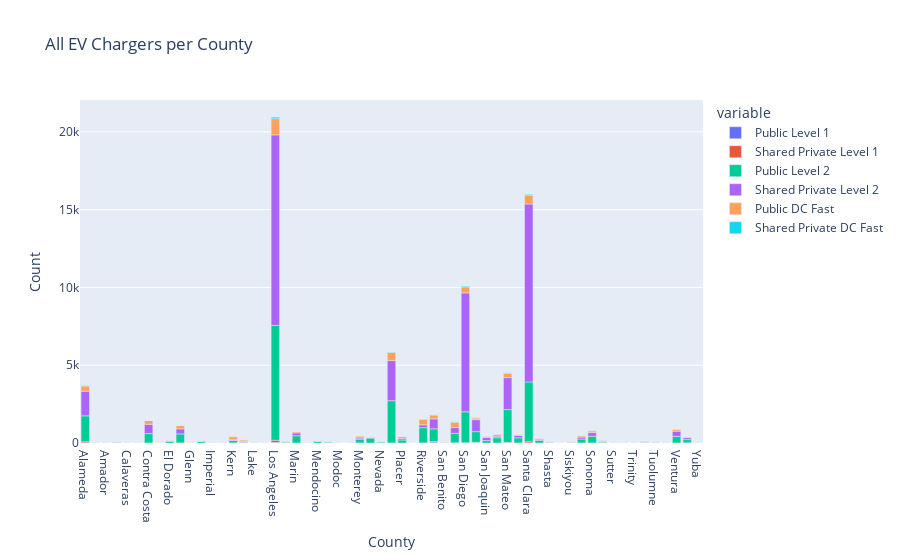

Notebook code cell kept with this figure:
### Code cell
px.bar(ev_df, x="County",y=["value"], color="variable", 
       labels={'_value': 'Count'}, title='All EV Chargers per County')

### Figure 1 — Plotly figure (JSON) as saved in the notebook; plotly's stock layout.template omitted (floating-point values rounded to 4 significant figures)
{"data": [{"alignmentgroup": "True", "hovertemplate": "variable=Public Level 1<br>County=%{x}<br>Count=%{y}<extra></extra>", "legendgroup": "Public Level 1", "marker": {"color": "#636efa", "pattern": {"shape": ""}}, "name": "Public Level 1", "offsetgroup": "Public Level 1", "orientation": "v", "showlegend": true, "textposition": "auto", "type": "bar", "x": ["Alameda", "Alpine", "Amador", "Butte", "Calaveras", "Colusa", "Contra Costa", "Del Norte", "El Dorado", "Fresno", "Glenn", "Humboldt", "Imperial", "Inyo", "Kern", "Kings", "Lake", "Lassen", "Los Angeles", "Madera", "Marin", "Mariposa", "Mendocino", "Merced", "Modoc", "Mono", "Monterey", "Napa", "Nevada", "Orange", "Placer", "Plumas", "Riverside", "Sacramento", "San Benito", "San Bernardino", "San Diego", "San Francisco", "San Joaquin", "San Luis Obispo", "San Mateo", "Santa Barbara", "Santa Clara", "Santa Cruz", "Shasta", "Sierra", "Siskiyou", "Solano", "Sonoma", "Stanislaus", "Sutter", "Tehama", "Trinity", "Tulare", "Tuolumne", "Unknown", "Ventura", "Yolo", "Yuba"], "xaxis": "x", "y": [6, 0, 0, 6, 0, 0, 3, 0, 1, 8, 0, 0, 0, 0, 4, 0, 0, 0, 31, 0, 1, 0, 0, 10, 0, 0, 4, 0, 0, 4, 0, 0, 3, 69, 0, 3, 2, 36, 0, 0, 2, 4, 3, 1, 0, 0, 0, 5, 4, 1, 0, 0, 0, 0, 0, 0, 5, 12, 0], "yaxis": "y"}, {"alignmentgroup": "True", "hovertemplate": "variable=Shared Private Level 1<br>County=%{x}<br>Count=%{y}<extra></extra>", "legendgroup": "Shared Private Level 1", "marker": {"color": "#EF553B", "pattern": {"shape": ""}}, "name": "Shared Private Level 1", "offsetgroup": "Shared Private Level 1", "orientation": "v", "showlegend": true, "textposition": "auto", "type": "bar", "x": ["Alameda", "Alpine", "Amador", "Butte", "Calaveras", "Colusa", "Contra Costa", "Del Norte", "El Dorado", "Fresno", "Glenn", "Humboldt", "Imperial", "Inyo", "Kern", "Kings", "Lake", "Lassen", "Los Angeles", "Madera", "Marin", "Mariposa", "Mendocino", "Merced", "Modoc", "Mono", "Monterey", "Napa", "Nevada", "Orange", "Placer", "Plumas", "Riverside", "Sacramento", "San Benito", "San Bernardino", "San Diego", "San Francisco", "San Joaquin", "San Luis Obispo", "San Mateo", "Santa Barbara", "Santa Clara", "Santa Cruz", "Shasta", "Sierra", "Siskiyou", "Solano", "Sonoma", "Stanislaus", "Sutter", "Tehama", "Trinity", "Tulare", "Tuolumne", "Unknown", "Ventura", "Yolo", "Yuba"], "xaxis": "x", "y": [70, 0, 0, 0, 2, 0, 2, 0, 0, 1, 0, 0, 0, 0, 1, 0, 0, 1, 147, 1, 0, 0, 0, 2, 0, 0, 0, 0, 1, 0, 1, 0, 1, 18, 0, 11, 17, 6, 0, 1, 36, 2, 75, 0, 0, 0, 1, 0, 0, 1, 0, 0, 0, 3, 0, 0, 0, 0, 0], "yaxis": "y"}, {"alignmentgroup": "True", "hovertemplate": "variable=Public Level 2<br>County=%{x}<br>Count=%{y}<extra></extra>", "legendgroup": "Public Level 2", "marker": {"color": "#00cc96", "pattern": {"shape": ""}}, "name": "Public Level 2", "offsetgroup": "Public Level 2", "orientation": "v", "showlegend": true, "textposition": "auto", "type": "bar", "x": ["Alameda", "Alpine", "Amador", "Butte", "Calaveras", "Colusa", "Contra Costa", "Del Norte", "El Dorado", "Fresno", "Glenn", "Humboldt", "Imperial", "Inyo", "Kern", "Kings", "Lake", "Lassen", "Los Angeles", "Madera", "Marin", "Mariposa", "Mendocino", "Merced", "Modoc", "Mono", "Monterey", "Napa", "Nevada", "Orange", "Placer", "Plumas", "Riverside", "Sacramento", "San Benito", "San Bernardino", "San Diego", "San Francisco", "San Joaquin", "San Luis Obispo", "San Mateo", "Santa Barbara", "Santa Clara", "Santa Cruz", "Shasta", "Sierra", "Siskiyou", "Solano", "Sonoma", "Stanislaus", "Sutter", "Tehama", "Trinity", "Tulare", "Tuolumne", "Unknown", "Ventura", "Yolo", "Yuba"], "xaxis": "x", "y": [1671, 14, 25, 41, 7, 18, 600, 12, 124, 574, 4, 116, 8, 6, 155, 43, 14, 4, 7380, 53, 463, 14, 112, 51, 4, 20, 242, 316, 65, 2714, 196, 7, 981, 825, 12, 604, 1984, 688, 158, 338, 2112, 328, 3849, 166, 38, 1, 24, 250, 434, 57, 5, 11, 4, 42, 34, 0, 423, 205, 25], "yaxis": "y"}, {"alignmentgroup": "True", "hovertemplate": "variable=Shared Private Level 2<br>County=%{x}<br>Count=%{y}<extra></extra>", "legendgroup": "Shared Private Level 2", "marker": {"color": "#ab63fa", "pattern": {"shape": ""}}, "name": "Shared Private Level 2", "offsetgroup": "Shared Private Level 2", "orientation": "v", "showlegend": true, "textposition": "auto", "type": "bar", "x": ["Alameda", "Alpine", "Amador", "Butte", "Calaveras", "Colusa", "Contra Costa", "Del Norte", "El Dorado", "Fresno", "Glenn", "Humboldt", "Imperial", "Inyo", "Kern", "Kings", "Lake", "Lassen", "Los Angeles", "Madera", "Marin", "Mariposa", "Mendocino", "Merced", "Modoc", "Mono", "Monterey", "Napa", "Nevada", "Orange", "Placer", "Plumas", "Riverside", "Sacramento", "San Benito", "San Bernardino", "San Diego", "San Francisco", "San Joaquin", "San Luis Obispo", "San Mateo", "Santa Barbara", "Santa Clara", "Santa Cruz", "Shasta", "Sierra", "Siskiyou", "Solano", "Sonoma", "Stanislaus", "Sutter", "Tehama", "Trinity", "Tulare", "Tuolumne", "Unknown", "Ventura", "Yolo", "Yuba"], "xaxis": "x", "y": [1583, 0, 6, 23, 0, 2, 599, 0, 5, 329, 0, 12, 11, 6, 53, 60, 0, 0, 12252, 17, 187, 0, 11, 21, 0, 0, 78, 33, 5, 2581, 106, 0, 186, 639, 10, 373, 7649, 772, 191, 98, 2054, 157, 11440, 78, 38, 0, 4, 126, 228, 35, 6, 4, 0, 11, 6, 14, 332, 127, 7], "yaxis": "y"}, {"alignmentgroup": "True", "hovertemplate": "variable=Public DC Fast<br>County=%{x}<br>Count=%{y}<extra></extra>", "legendgroup": "Public DC Fast", "marker": {"color": "#FFA15A", "pattern": {"shape": ""}}, "name": "Public DC Fast", "offsetgroup": "Public DC Fast", "orientation": "v", "showlegend": true, "textposition": "auto", "type": "bar", "x": ["Alameda", "Alpine", "Amador", "Butte", "Calaveras", "Colusa", "Contra Costa", "Del Norte", "El Dorado", "Fresno", "Glenn", "Humboldt", "Imperial", "Inyo", "Kern", "Kings", "Lake", "Lassen", "Los Angeles", "Madera", "Marin", "Mariposa", "Mendocino", "Merced", "Modoc", "Mono", "Monterey", "Napa", "Nevada", "Orange", "Placer", "Plumas", "Riverside", "Sacramento", "San Benito", "San Bernardino", "San Diego", "San Francisco", "San Joaquin", "San Luis Obispo", "San Mateo", "Santa Barbara", "Santa Clara", "Santa Cruz", "Shasta", "Sierra", "Siskiyou", "Solano", "Sonoma", "Stanislaus", "Sutter", "Tehama", "Trinity", "Tulare", "Tuolumne", "Unknown", "Ventura", "Yolo", "Yuba"], "xaxis": "x", "y": [332, 0, 8, 24, 12, 18, 245, 17, 49, 208, 10, 21, 12, 29, 199, 101, 0, 8, 1042, 57, 87, 10, 37, 39, 8, 12, 127, 43, 45, 533, 115, 0, 367, 256, 25, 344, 379, 104, 83, 128, 281, 64, 565, 62, 7, 0, 43, 85, 113, 44, 16, 20, 2, 45, 38, 0, 126, 50, 0], "yaxis": "y"}, {"alignmentgroup": "True", "hovertemplate": "variable=Shared Private DC Fast<br>County=%{x}<br>Count=%{y}<extra></extra>", "legendgroup": "Shared Private DC Fast", "marker": {"color": "#19d3f3", "pattern": {"shape": ""}}, "name": "Shared Private DC Fast", "offsetgroup": "Shared Private DC Fast", "orientation": "v", "showlegend": true, "textposition": "auto", "type": "bar", "x": ["Alameda", "Alpine", "Amador", "Butte", "Calaveras", "Colusa", "Contra Costa", "Del Norte", "El Dorado", "Fresno", "Glenn", "Humboldt", "Imperial", "Inyo", "Kern", "Kings", "Lake", "Lassen", "Los Angeles", "Madera", "Marin", "Mariposa", "Mendocino", "Merced", "Modoc", "Mono", "Monterey", "Napa", "Nevada", "Orange", "Placer", "Plumas", "Riverside", "Sacramento", "San Benito", "San Bernardino", "San Diego", "San Francisco", "San Joaquin", "San Luis Obispo", "San Mateo", "Santa Barbara", "Santa Clara", "Santa Cruz", "Shasta", "Sierra", "Siskiyou", "Solano", "Sonoma", "Stanislaus", "Sutter", "Tehama", "Trinity", "Tulare", "Tuolumne", "Unknown", "Ventura", "Yolo", "Yuba"], "xaxis": "x", "y": [35, 0, 0, 0, 0, 0, 2, 0, 0, 13, 0, 1, 0, 1, 4, 0, 0, 0, 98, 2, 1, 0, 0, 2, 0, 0, 1, 1, 0, 20, 1, 0, 10, 6, 0, 32, 49, 24, 10, 1, 26, 2, 55, 0, 3, 0, 0, 5, 15, 13, 0, 0, 0, 22, 0, 0, 8, 0, 0], "yaxis": "y"}], "layout": {"barmode": "relative", "legend": {"title": {"text": "variable"}, "tracegroupgap": 0}, "title": {"text": "All EV Chargers per County"}, "xaxis": {"anchor": "y", "domain": [0, 1], "title": {"text": "County"}}, "yaxis": {"anchor": "x", "domain": [0, 1], "title": {"text": "Count"}}}}
